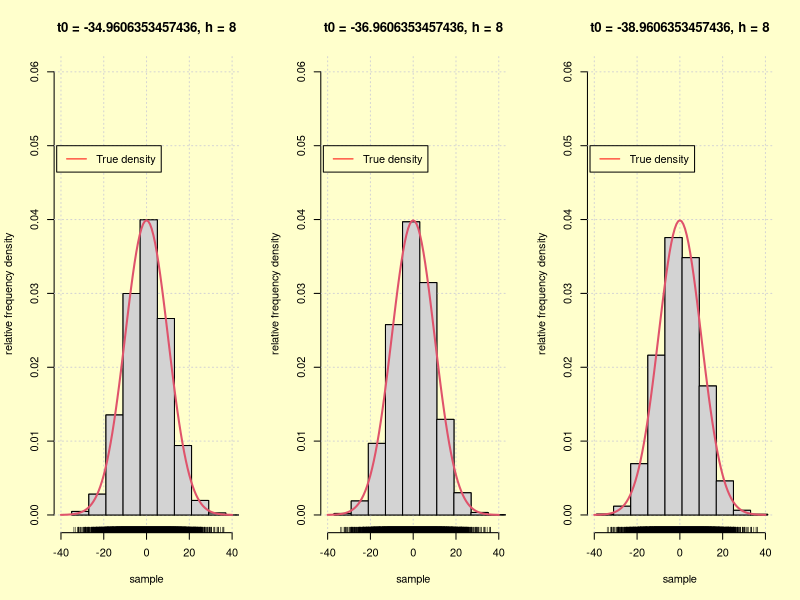

This figure's R source:
rm(list = ls())
set.seed(1234)
library(glue)


sample <- rnorm(10000, mean = 0, sd = 10)

par(mfrow=c(1,3), bg = "#FFFFCC")


for(i in seq(1,5,by=2)){
  #choosing starting point
  t0 <- min(sample)-i
  # Choosing the breaks
  Bk <- seq(t0, max(sample)+10, by = 8)
  hist(
    sample, freq = FALSE, breaks = Bk, 
    main = glue("t0 = {t0}, h = 8"),
    xlim = c(-40,40),
    ylim = c(0,0.06),
    xlab = 'sample',
    ylab = 'relative frequency density'
  )
  grid()
  hist(
    sample, freq = FALSE, breaks = Bk, 
    main = glue("t0 = {t0}, h = 8"),
    xlim = c(-40,40),
    ylim = c(0,0.06),
    xlab = 'sample',
    ylab = 'relative frequency',
    add = TRUE
  )
  legend(
    -42,0.05,legend=c("True density"),
    col=c("red"), lty=1, cex=1
  )
  curve(dnorm(x, mean = 0, sd = 10), col = 2, add = TRUE, lwd = 2)
  rug(sample) # Plotting the sample
}
